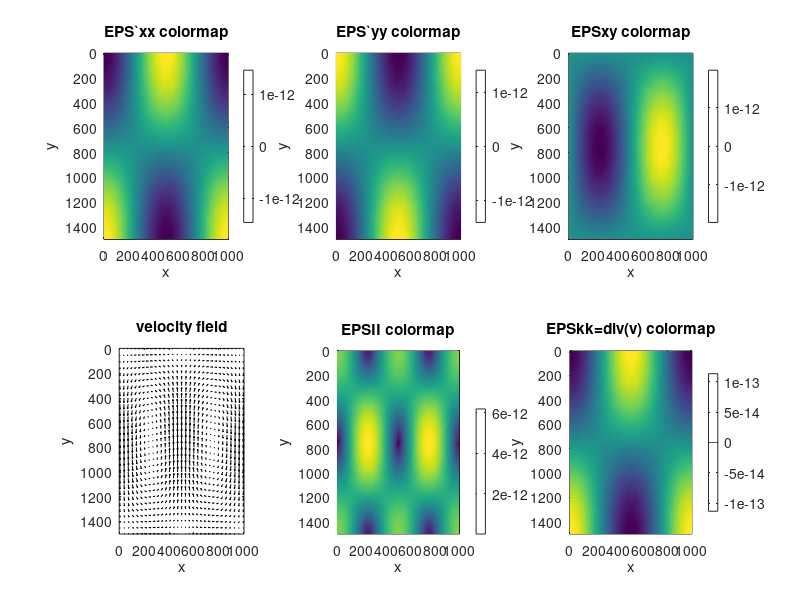

This figure's MATLAB source:
% Computation and visualisation of velocity field,
% strain rate, deviatoric strain rate, 
% and second strain rate invariant


% Clearing all variables and arrays
clear all;
% Clearing figures
clf;

% Defining new figure
figure(1)


% Defining model size
xsize=1000000;  % Horizontal size, m
ysize=1500000;  % Vertical size, m
% Defining resolution
xnum=31;    % Horizontal resolution (nodal points)
ynum=31;    % Vertical resolution (nodal points)
% Step between nodal ponts
xstp=xsize/(xnum-1); % Horizontal grid step
ystp=ysize/(ynum-1); % Vertical grid step
% Defining scales for Vx and Vy
vx0=1.1e-9*xsize/2/ysize; % Scale for horizontal velocity, m/s
vy0=1e-9; % Scale for vertical velocity, m/s

% 2D colormap
% Creating a vector of arguments for two axes
x=0:xstp:xsize;
y=0:ystp:ysize;

% Creating velocity function
% Smallest index in an array is 1 (not 0)
for i=1:1:ynum
    for j=1:1:xnum
        % Setup velocity field corresponding 
        % to circulation wit central upwelling
        % Defining Vx = horizontal velocity component distribution
        vx(i,j)=-vx0*sin(pi*x(j)/xsize*2)*cos(pi*y(i)/ysize);
        % Defining Vy = vertical velocity component distribution
        vy(i,j)=vy0*sin(pi*y(i)/ysize)*cos(pi*x(j)/xsize*2);
        
        % Computing partial derivatives 
        % dVx/dx
        dvxdx(i,j)=-vx0*pi/xsize*2*cos(pi*x(j)/xsize*2)*cos(pi*y(i)/ysize);
        % dVx/dy
        dvxdy(i,j)=vx0*pi/ysize*sin(pi*x(j)/xsize*2)*sin(pi*y(i)/ysize);
        % dVy/dy
        dvydy(i,j)=vy0*pi/ysize*cos(pi*y(i)/ysize)*cos(pi*x(j)/xsize*2);
         % dVy/dx
        dvydx(i,j)=-vy0*pi/xsize*2*sin(pi*y(i)/ysize)*sin(pi*x(j)/xsize*2);
        
        % Computing EPSkk=dVx/dx+dVy/dy=div(v)
        epskk(i,j)=dvxdx(i,j)+dvydy(i,j);
        
        % Computing EPS'xx
        eps1xx(i,j)=dvxdx(i,j)-1/3*epskk(i,j);
        % Computing EPS'yy
        eps1yy(i,j)=dvydy(i,j)-1/3*epskk(i,j);
        % Computing EPSxy
        eps1xy(i,j)=1/2*(dvxdy(i,j)+dvydx(i,j));
        % Computing EPSII
        epsii(i,j)=(1/2*(eps1xx(i,j)^2+eps1yy(i,j)^2)+eps1xy(i,j)^2)^0.5;
        
    end
end

figure(1);
% Plotting EPS'xx
subplot(2,3,1);     % defining 2nd plotting area in the 3x1 figure
pcolor(x/1000,y/1000,eps1xx);      % making colormap
box on;             % making box around the plot
title('EPS`xx colormap');   % title of the plot
xlabel('x');        % title of horizontal axis
ylabel('y');        % title of vertical axis
shading interp;     % making smooth transitions between colors
colorbar;           % showing colorbar for the map
axis ij image ;     % direct vertical axis downward, make proper dimensions

% Plotting EPS'yy
subplot(2,3,2);     % defining 2nd plotting area in the 3x1 figure
pcolor(x/1000,y/1000,eps1yy);      % making colormap
box on;             % making box around the plot
title('EPS`yy colormap');   % title of the plot
xlabel('x');        % title of horizontal axis
ylabel('y');        % title of vertical axis
shading interp;     % making smooth transitions between colors
colorbar;           % showing colorbar for the map
axis ij image ;     % direct vertical axis downward, make proper dimensions

% Plotting EPSxy
subplot(2,3,3);     % defining 2nd plotting area in the 3x1 figure
pcolor(x/1000,y/1000,eps1xy);      % making colormap
box on;             % making box around the plot
title('EPSxy colormap');   % title of the plot
xlabel('x');        % title of horizontal axis
ylabel('y');        % title of vertical axis
shading interp;     % making smooth transitions between colors
colorbar;           % showing colorbar for the map
axis ij image ;     % direct vertical axis downward, make proper dimensions

% Plotting velocity vector as arrows
subplot(2,3,4);     % defining 2nd plotting area in the 3x1 figure
quiver(x/1000,y/1000,vx,vy,'k');      % making field of arrows
box on;             % making box around the plot
title('velocity field');   % title of the plot
xlabel('x');        % title of horizontal axis
ylabel('y');        % title of vertical axis
axis([0 xsize/1000 0 ysize/1000]); % Making axes limits
axis ij image ;     % direct vertical axis downward, make proper dimensions


% Plotting EPSII
subplot(2,3,5);     % defining 2nd plotting area in the 3x1 figure
pcolor(x/1000,y/1000,epsii);      % making colormap
box on;             % making box around the plot
title('EPSII colormap');   % title of the plot
xlabel('x');        % title of horizontal axis
ylabel('y');        % title of vertical axis
shading interp;     % making smooth transitions between colors
colorbar;           % showing colorbar for the map
axis ij image ;     % direct vertical axis downward, make proper dimensions

% Plotting EPSkk=div(v)
subplot(2,3,6);     % defining 2nd plotting area in the 3x1 figure
pcolor(x/1000,y/1000,epskk);      % making colormap
box on;             % making box around the plot
title('EPSkk=div(v) colormap');   % title of the plot
xlabel('x');        % title of horizontal axis
ylabel('y');        % title of vertical axis
shading interp;     % making smooth transitions between colors
colorbar;           % showing colorbar for the map
axis ij image ;     % direct vertical axis downward, make proper dimensions
